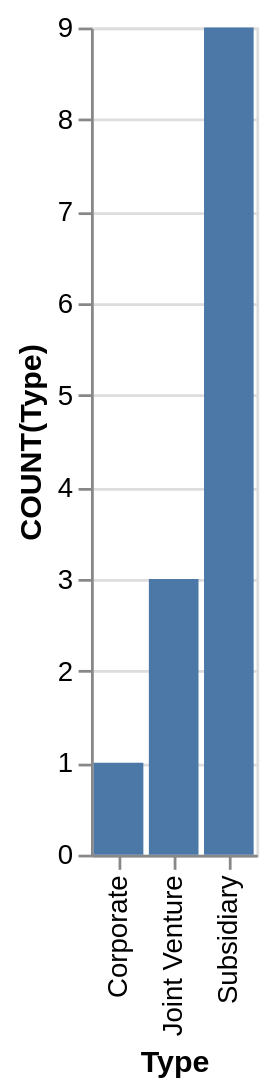

Vega-Lite specification stored for this chart:
### Vega-Lite specification from a JSON file in a GitHub repository (floating-point values rounded to 4 significant figures)
{"data": {"values": [{"x_data": "Corporate", "y_data": 1}, {"x_data": "Joint Venture", "y_data": 3}, {"x_data": "Subsidiary", "y_data": 9}]}, "mark": "bar", "encoding": {"x": {"field": "x_data", "type": "nominal", "title": "Type", "sort": {"op": "sum", "field": "y_data", "order": "ascending"}}, "y": {"field": "y_data", "type": "quantitative", "title": "COUNT(Type)"}}}
